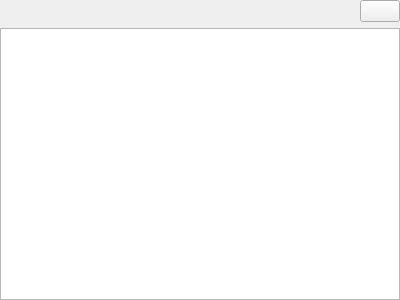
<?xml version="1.0" encoding="UTF-8"?>
<ui version="4.0">
 <class>qMRMLTableWidget</class>
 <widget class="qSlicerWidget" name="qMRMLTableWidget">
  <property name="geometry">
   <rect>
    <x>0</x>
    <y>0</y>
    <width>400</width>
    <height>300</height>
   </rect>
  </property>
  <property name="sizePolicy">
   <sizepolicy hsizetype="Expanding" vsizetype="Expanding">
    <horstretch>0</horstretch>
    <verstretch>0</verstretch>
   </sizepolicy>
  </property>
  <property name="windowTitle">
   <string>Form</string>
  </property>
  <layout class="QVBoxLayout" name="verticalLayout">
   <property name="margin">
    <number>0</number>
   </property>
   <item>
    <layout class="QHBoxLayout" name="horizontalLayout">
     <property name="topMargin">
      <number>0</number>
     </property>
     <item>
      <widget class="qMRMLNodeComboBox" name="MetricsTableNodeComboBox">
       <property name="sizePolicy">
        <sizepolicy hsizetype="Expanding" vsizetype="Fixed">
         <horstretch>0</horstretch>
         <verstretch>0</verstretch>
        </sizepolicy>
       </property>
       <property name="nodeTypes">
        <stringlist>
         <string>vtkMRMLTableNode</string>
        </stringlist>
       </property>
       <property name="baseName">
        <string>MetricsTable</string>
       </property>
       <property name="noneEnabled">
        <bool>false</bool>
       </property>
       <property name="renameEnabled">
        <bool>true</bool>
       </property>
      </widget>
     </item>
     <item>
      <widget class="QPushButton" name="ClipboardButton">
       <property name="sizePolicy">
        <sizepolicy hsizetype="Fixed" vsizetype="Fixed">
         <horstretch>0</horstretch>
         <verstretch>0</verstretch>
        </sizepolicy>
       </property>
       <property name="toolTip">
        <string>Copy metric names and values to clipboard.</string>
       </property>
       <property name="text">
        <string/>
       </property>
      </widget>
     </item>
    </layout>
   </item>
   <item>
    <widget class="QTableWidget" name="MetricsTable"/>
   </item>
  </layout>
 </widget>
 <customwidgets>
  <customwidget>
   <class>qMRMLNodeComboBox</class>
   <extends>QWidget</extends>
   <header>qMRMLNodeComboBox.h</header>
  </customwidget>
  <customwidget>
   <class>qSlicerWidget</class>
   <extends>QWidget</extends>
   <header>qSlicerWidget.h</header>
   <container>1</container>
  </customwidget>
 </customwidgets>
 <resources/>
 <connections>
  <connection>
   <sender>qMRMLTableWidget</sender>
   <signal>mrmlSceneChanged(vtkMRMLScene*)</signal>
   <receiver>MetricsTableNodeComboBox</receiver>
   <slot>setMRMLScene(vtkMRMLScene*)</slot>
   <hints>
    <hint type="sourcelabel">
     <x>199</x>
     <y>149</y>
    </hint>
    <hint type="destinationlabel">
     <x>199</x>
     <y>50</y>
    </hint>
   </hints>
  </connection>
 </connections>
</ui>
